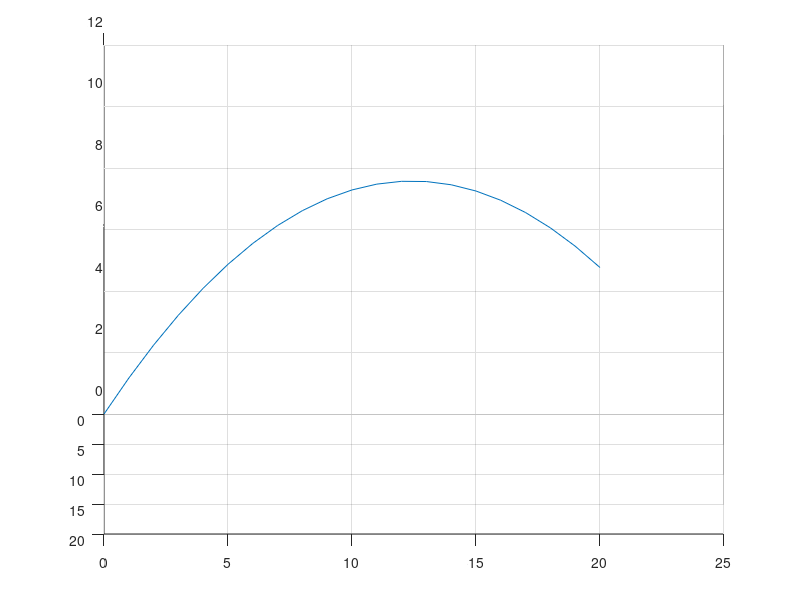

MATLAB code to generate this figure:
close all
clc
clear


V = 20;


azi = 45*pi/180;

elev = 45*pi/180;

vz = V*sin(elev);

v2D = V*cos(elev);

vx = v2D*sin(azi);
vy = v2D*cos(azi);

t = 0:0.1:2;

x0 = 0;y0 = 0;z0 =0;

az = -9.81;

x = x0 + vx*t;
y = y0 + vy*t;
z = z0 + vz*t + (1/2)*az*(t.^2);


plot3(x,y,z)

grid on

view([90 18])